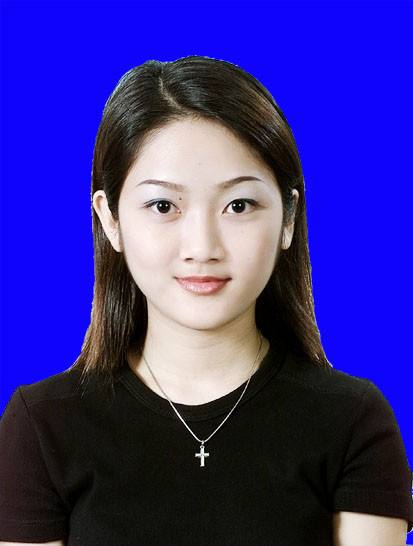
#> input picture opencv/learnOpencv/images/toux.jpg, 413 x 546 px, found by its file name
$ python '111-KMeans图像分割.py'
#> lines starting #> are read from the running program, lines starting #| are printed output that depends on the picture
"""
KMeans 图像分割
"""

import cv2 as cv
import numpy as np

image = cv.imread('images/toux.jpg')
#> image is the input picture: shape (546, 413, 3); mean B, G, R 143.5, 46, 55.8
cv.imshow("input", image)

# 构建图像数据
data = image.reshape((-1, 3))
data = np.float32(data)

# 图像分割
criteria = (cv.TERM_CRITERIA_EPS + cv.TERM_CRITERIA_MAX_ITER, 10, 1.0)
num_clusters = 4
ret, label, center = cv.kmeans(data, num_clusters, None, criteria, num_clusters, cv.KMEANS_RANDOM_CENTERS)
#> ret = 150441594.4; center = [[198.9, 207.8, 225], [251, 3.4, 15.33], [97.69, 111.5, 130], [15.53, 21.36, 24.91]]
center = np.uint8(center)
#> center = [[198, 207, 224], [251, 3, 15], [97, 111, 130], [15, 21, 24]]
res = center[label.flatten()]

# 显示
result = res.reshape((image.shape))
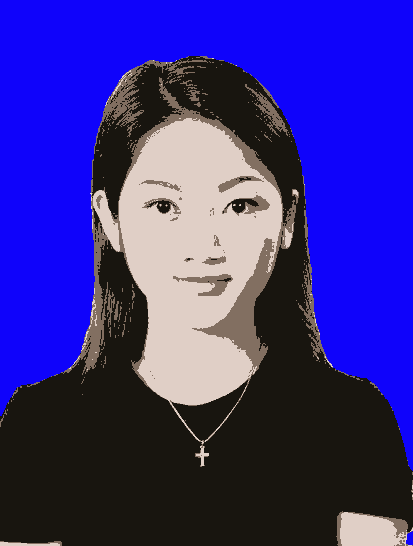
#> result: shape (546, 413, 3); mean B, G, R 143, 45.5, 55.2
cv.imshow("result", result)

cv.waitKey(0)
cv.destroyAllWindows()
